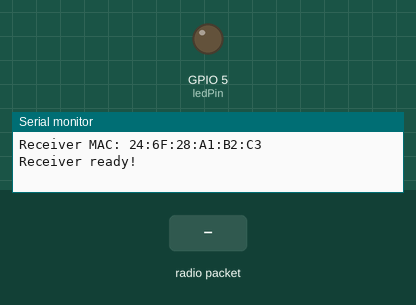
Simulated run of this sketch. Board: ESP32. Shown: output pins drawn as LEDs (lit = HIGH), the last lines printed to the serial monitor. Inputs (shaded band) come from the test bench.

Above: at 1.2 s.
1.3 s: radio packet "1" arrives
At 2.5 s:
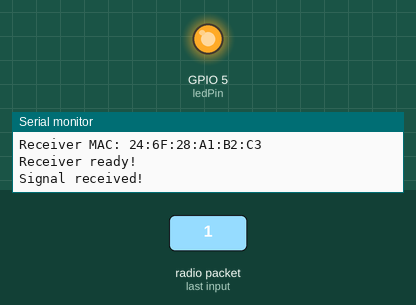
2.8 s: radio packet "0" arrives
At 3.6 s:
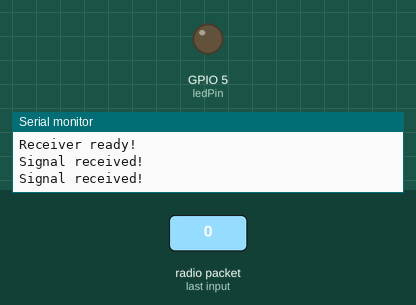
4.3 s: radio packet "2" arrives
At 4.8 s:
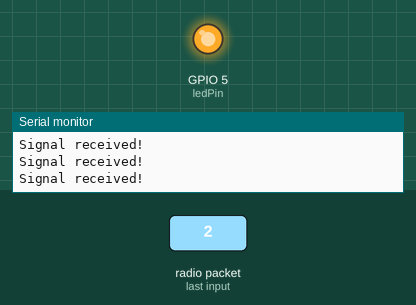
Timing chart, 0 to 7.3 s (numbered marks = the images above; inputs shaded):
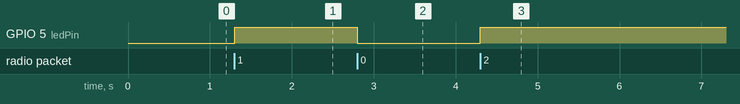

Measured:
- after the input at 1.3 s, GPIO 5 (ledPin): LOW → HIGH at once
- after the input at 2.8 s, GPIO 5 (ledPin): HIGH → LOW at once
- after the input at 4.3 s, GPIO 5 (ledPin): LOW → HIGH at once

The sketch:

esp_LED.ino
```cpp
#include <esp_now.h>
#include <WiFi.h>

const int ledPin = 5;
bool ledState = false;

// Универсальная callback-функция, совместимая со всеми версиями
#if ESP_IDF_VERSION >= ESP_IDF_VERSION_VAL(4, 4, 0)
void OnDataRecv(const esp_now_recv_info_t *esp_now_info, const uint8_t *data, int data_len) {
#else
void OnDataRecv(const uint8_t *mac_addr, const uint8_t *data, int data_len) {
#endif
  Serial.println("Signal received!");
  ledState = !ledState;
  digitalWrite(ledPin, ledState);
}

void setup() {
  Serial.begin(115200);
  WiFi.mode(WIFI_STA);
  Serial.println("Receiver MAC: " + WiFi.macAddress());

  if (esp_now_init() != ESP_OK) {
    Serial.println("ESP-NOW init failed");
    return;
  }

  // Регистрация callback с приведением типа
  esp_now_register_recv_cb((esp_now_recv_cb_t)OnDataRecv);

  pinMode(ledPin, OUTPUT);
  digitalWrite(ledPin, LOW);
  Serial.println("Receiver ready!");
}

void loop() {}
```
